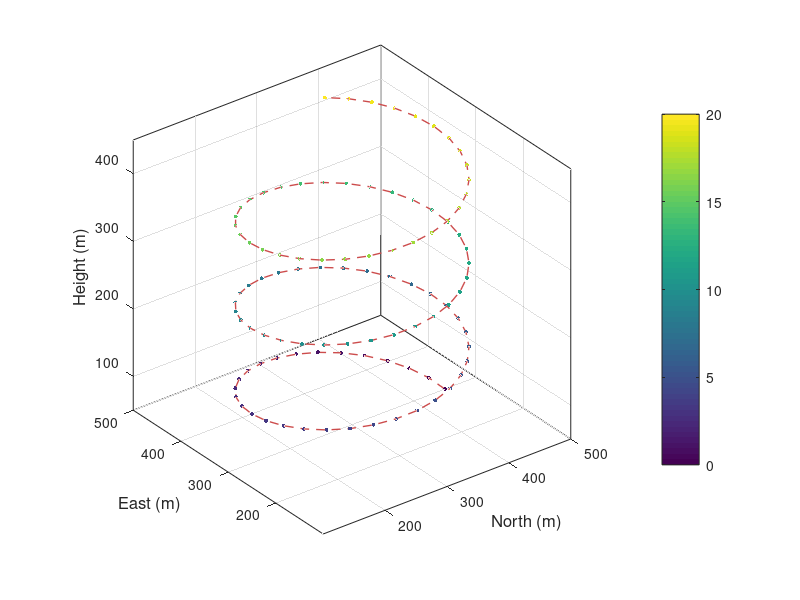

Reproduce this figure in MATLAB.
% 李萨如曲线生成与可视化
% 支持二维和三维曲线，可自定义频率、振幅和相位参数

clear; clc; close all;

%% 参数设置
% North, East, Height的范围
North_range = 150; North_bais = 300;
East_range = -150; East_bais = 300;
Height_range = 20; Height_bais = 50;
color = [0.8, 0.3, 0.3];
numbers = 100;

% 基础参数
t = linspace(0, 20, numbers);  % 时间参数
dimension = 3;                 % 2=二维曲线，3=三维曲线

% 频率比 (决定曲线形状，有理数时闭合，无理数时非闭合)
f = [-0.1, -0.1, -0.2] * 10;                 % x, y, z方向频率

% 振幅设置
% x, y, z方向振幅
A = [North_range, East_range, Height_range];                 

% 相位偏移 (增加曲线复杂度)
phi = [pi/2, 0, pi/2];         % x, y, z方向相位

%% 生成李萨如曲线
x = A(1) * sin(f(1)*t + phi(1)) + North_bais;
y = A(2) * sin(f(2)*t + phi(2)) + East_bais;
z = A(3) * t + Height_bais;

%% 可视化
figure('Position', [100, 100, 800, 600]);
ax = axes('Parent', gcf, 'Projection', 'perspective');
plot3(x, y, z, 'LineStyle', '--','LineWidth', 1, 'Color', color);
hold on;
scatter3(x, y, z, 8, t, 'filled', 'MarkerEdgeColor', 'none');
colorbar; colormap;
axis equal; grid on; box on;
xlabel('North (m)', 'FontSize', 12);
ylabel('East (m)', 'FontSize', 12);
zlabel('Height (m)', 'FontSize', 12);
view(3);
hold off;

%% 保存数据
path_ref = [x',y',-z'];
% 数据填充

% path_ref = [path_ref(1:15,:);...
%              (path_ref(15,:) + path_ref(1,:))/2;...
%              (path_ref(16,:) + path_ref(1,:))/2;...
%              path_ref(16:end,:)];

% path_ref = [path_ref(1,:);...
%             (path_ref(1,:) * 0.8 + path_ref(2,:) * 0.2);...
%             path_ref(2:end-1,:);...
%             (path_ref(end-1,:) * 0.8 + path_ref(end,:) * 0.2);...
%             path_ref(end,:)];

path_ref = [path_ref(1,:);...
             (path_ref(1,:) * 0.5 + path_ref(2,:) * 0.5);...
             path_ref(2:end-1,:);...
             (path_ref(end-1,:) * 0.5 + path_ref(end,:) * 0.5);...
             path_ref(end,:)];

save('helix_CJA.mat','path_ref');
